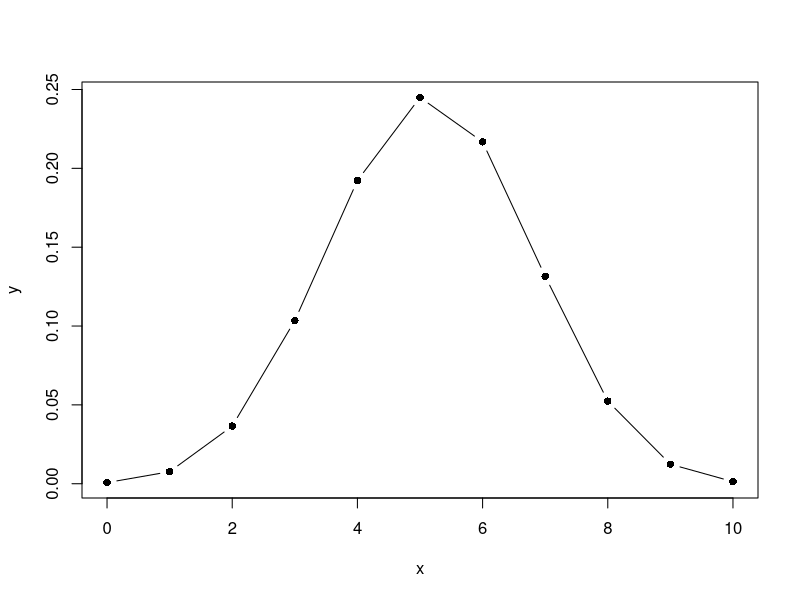
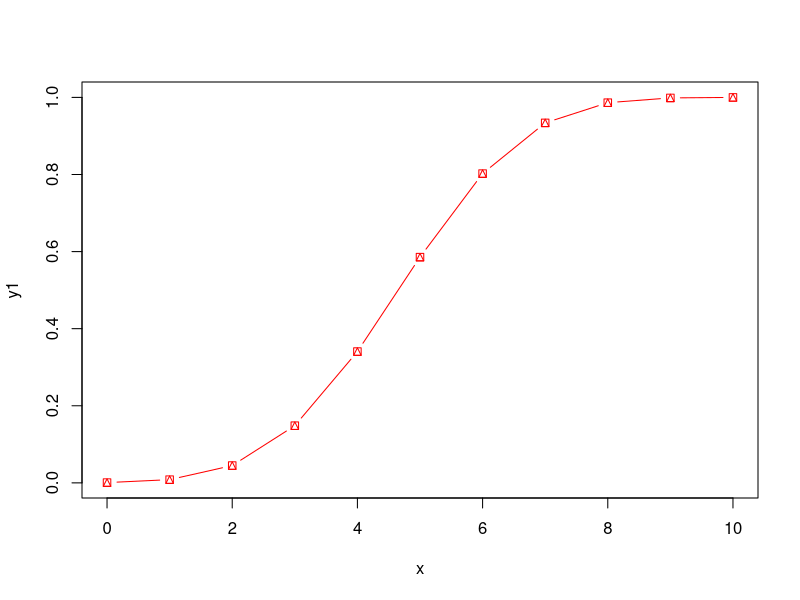
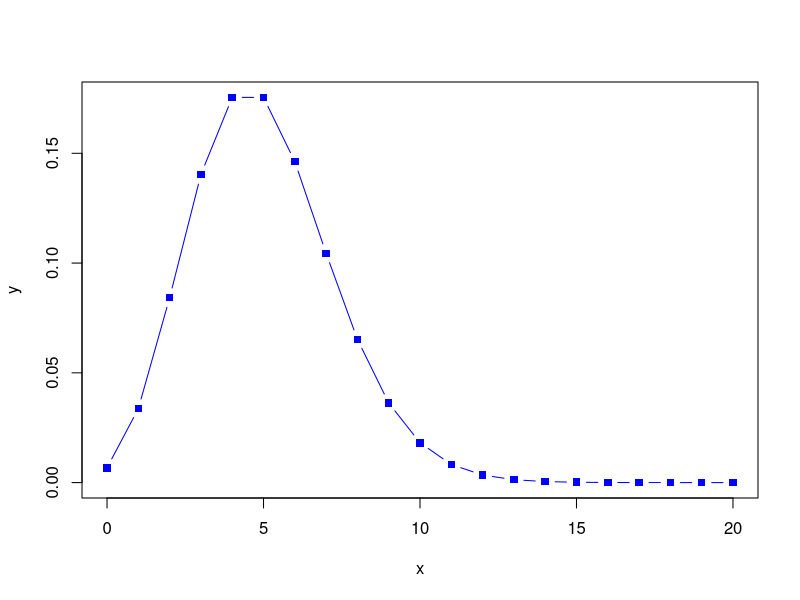

Generate these figures, in order, with R:
library(MASS)

## Question 1
df <- Cars93
ind <- sample(1:nrow(df),size=40)


#### split data
train <- df[ind,]
test <- df[-ind,]


#### write into csv files
write.csv(train,"training_set",row.names=FALSE)
write.csv(test,"testing_set",row.names=FALSE)


#### number of USA cars and Non-USA cars
t_USA <- which(train$Origin=="USA")
t_nonUSA <- which(train$Origin=="non-USA")
as.data.frame(t_USA) 
as.data.frame(t_nonUSA) 

## Question 2
#### 5 girls and 5 boys coming out from 10 births
set.seed(121)
sample(c("boy","girl"),size = 10,replace = TRUE,prob = c(0.515,0.485))


#### 5222 boys and 4778 girls
set.seed(222)
x <- sample(c("boy","girl"),size = 10000,replace = TRUE,prob = c(0.515,0.485))
sample(x[x=="boy"]) 
sample(x[x=="girl"])

## Question 3
#### 3 boys out of 10 births
dbinom(3,size=10,prob=0.515)

#### density function plot
n <- 10
x <- 0:n
y <- dbinom(x,size=n,prob=0.515)
plot(x,y,type="b",pch=16,col="black")


#### 8 or more boys out of 10 births
dbinom(8,10,prob=0.515) + dbinom(9,10,prob=0.515) + dbinom(10,10,prob=0.515)
pbinom(7,10,prob=0.515,lower.tail = FALSE)

#### cumulative probability function plot
n <- 10
x <- 0:n
y1 <- pbinom(x,size=n,prob=0.515)
plot(x,y1,type="b",pch=14,col="red")

## Question 4
#### 4 cars every 10 seconds & >5 cars every 10 seconds
dpois(4,lambda=5)
ppois(5,lambda=5,lower.tail = FALSE)

#### plot
n <- 20
x <- 0:n
y <- dpois(x,lambda=5)
plot(x,y,type="b",pch=15,col="blue")
